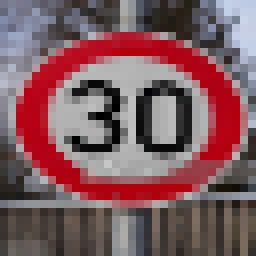
#> input picture testSigns/1.jpg, 32 x 32 px, found by its file name (shown 8 times larger); its folder holds only this picture in this run
$ jupyter execute --allow-errors Traffic_Sign_Classifier.ipynb   (shell and % lines are left out)
#> lines starting #> are read from the running program, lines starting #| are printed output that depends on the picture
# Self-Driving Car Engineer Nanodegree

## Deep Learning

## Project: Build a Traffic Sign Recognition Classifier

In this notebook, a template is provided for you to implement your functionality in stages, which is required to successfully complete this project. If additional code is required that cannot be included in the notebook, be sure that the Python code is successfully imported and included in your submission if necessary.

> **Note**: Once you have completed all of the code implementations, you need to finalize your work by exporting the iPython Notebook as an HTML document. Before exporting the notebook to html, all of the code cells need to have been run so that reviewers can see the final implementation and output. You can then export the notebook by using the menu above and navigating to  \n",
    "**File -> Download as -> HTML (.html)**. Include the finished document along with this notebook as your submission.

In addition to implementing code, there is a writeup to complete. The writeup should be completed in a separate file, which can be either a markdown file or a pdf document. There is a [write up template](https://github.com/udacity/CarND-Traffic-Sign-Classifier-Project/blob/master/writeup_template.md) that can be used to guide the writing process. Completing the code template and writeup template will cover all of the [rubric points](https://review.udacity.com/#!/rubrics/481/view) for this project.

The [rubric](https://review.udacity.com/#!/rubrics/481/view) contains "Stand Out Suggestions" for enhancing the project beyond the minimum requirements. The stand out suggestions are optional. If you decide to pursue the "stand out suggestions", you can include the code in this Ipython notebook and also discuss the results in the writeup file.

>**Note:** Code and Markdown cells can be executed using the **Shift + Enter** keyboard shortcut. In addition, Markdown cells can be edited by typically double-clicking the cell to enter edit mode.

---
## Step 0: Load The Data

[cell 1]
# Load pickled data
import pickle

training_file = '/home/andi/Desktop/TrafficSignClassifier/traffic-signs-data/train.p'
validation_file= '/home/andi/Desktop/TrafficSignClassifier/traffic-signs-data/valid.p'
testing_file =  '/home/andi/Desktop/TrafficSignClassifier/traffic-signs-data/test.p'

#> (the rest of this cell did not finish here and is left out)

---

## Step 1: Dataset Summary & Exploration

The pickled data is a dictionary with 4 key/value pairs:

- `'features'` is a 4D array containing raw pixel data of the traffic sign images, (num examples, width, height, channels).
- `'labels'` is a 1D array containing the label/class id of the traffic sign. The file `signnames.csv` contains id -> name mappings for each id.
- `'sizes'` is a list containing tuples, (width, height) representing the original width and height the image.
- `'coords'` is a list containing tuples, (x1, y1, x2, y2) representing coordinates of a bounding box around the sign in the image. **THESE COORDINATES ASSUME THE ORIGINAL IMAGE. THE PICKLED DATA CONTAINS RESIZED VERSIONS (32 by 32) OF THESE IMAGES**

Complete the basic data summary below. Use python, numpy and/or pandas methods to calculate the data summary rather than hard coding the results. For example, the [pandas shape method](http://pandas.pydata.org/pandas-docs/stable/generated/pandas.DataFrame.shape.html) might be useful for calculating some of the summary results.

### Provide a Basic Summary of the Data Set Using Python, Numpy and/or Pandas

#> (a cell that did not finish here is left out)

### Include an exploratory visualization of the dataset

Visualize the German Traffic Signs Dataset using the pickled file(s). This is open ended, suggestions include: plotting traffic sign images, plotting the count of each sign, etc.

The [Matplotlib](http://matplotlib.org/) [examples](http://matplotlib.org/examples/index.html) and [gallery](http://matplotlib.org/gallery.html) pages are a great resource for doing visualizations in Python.

**NOTE:** It's recommended you start with something simple first. If you wish to do more, come back to it after you've completed the rest of the sections. It can be interesting to look at the distribution of classes in the training, validation and test set. Is the distribution the same? Are there more examples of some classes than others?

[cell 3]
### Data exploration visualization code goes here.
### Feel free to use as many code cells as needed.
import matplotlib.pyplot as plt
# Visualizations will be shown in the notebook.

# visualise some examples
# plt.imshow(X_train[0].squeeze())


#> (the rest of this cell did not finish here and is left out)

----

## Step 2: Design and Test a Model Architecture

Design and implement a deep learning model that learns to recognize traffic signs. Train and test your model on the [German Traffic Sign Dataset](http://benchmark.ini.rub.de/?section=gtsrb&subsection=dataset).

The LeNet-5 implementation shown in the [classroom](https://classroom.udacity.com/nanodegrees/nd013/parts/fbf77062-5703-404e-b60c-95b78b2f3f9e/modules/6df7ae49-c61c-4bb2-a23e-6527e69209ec/lessons/601ae704-1035-4287-8b11-e2c2716217ad/concepts/d4aca031-508f-4e0b-b493-e7b706120f81) at the end of the CNN lesson is a solid starting point. You'll have to change the number of classes and possibly the preprocessing, but aside from that it's plug and play!

With the LeNet-5 solution from the lecture, you should expect a validation set accuracy of about 0.89. To meet specifications, the validation set accuracy will need to be at least 0.93. It is possible to get an even higher accuracy, but 0.93 is the minimum for a successful project submission.

There are various aspects to consider when thinking about this problem:

- Neural network architecture (is the network over or underfitting?)
- Play around preprocessing techniques (normalization, rgb to grayscale, etc)
- Number of examples per label (some have more than others).
- Generate fake data.

Here is an example of a [published baseline model on this problem](http://yann.lecun.com/exdb/publis/pdf/sermanet-ijcnn-11.pdf). It's not required to be familiar with the approach used in the paper but, it's good practice to try to read papers like these.

### Pre-process the Data Set (normalization, grayscale, etc.)

Minimally, the image data should be normalized so that the data has mean zero and equal variance. For image data, `(pixel - 128)/ 128` is a quick way to approximately normalize the data and can be used in this project.

Other pre-processing steps are optional. You can try different techniques to see if it improves performance.

Use the code cell (or multiple code cells, if necessary) to implement the first step of your project.

[cell 4]
### Preprocess the data here. It is required to normalize the data. Other preprocessing steps could include
### converting to grayscale, etc.
### Feel free to use as many code cells as needed.
import numpy as np
from scipy import ndimage
import random
import cv2

def normalize(image):
    return (image-128)*1. / 128

def grayscale(image):
    R = image[:,:,0]
    G = image[:,:,1]
    B = image[:,:,2]
    return R * 299. / 1000 + G * 587. / 1000 + B * 114. / 1000

# randomly shift the image in the shift-range on X and Y axis.
# I've experimented with different values for these, but given the
# small scale of the image, larger shifts result in dramatic losses of accuracy
# [63 lines left out: functions shift_augmentation, augmentationPipeline, not called in this run]

def processPipeline(data):
    output = data.copy()
    for image in output:
        image = grayscale(image)
        image = cv2.equalizeHist(image.astype(np.uint8))
        image = normalize(image)
    return output

# [13 lines of commented-out code are left out]

### Model Architecture

[cell 5]
### Define your architecture here.
### Feel free to use as many code cells as needed.
from tensorflow.contrib.layers import flatten

# the arhitecture used was initially coppied from the LeNet lab sollution.
# small alterations include advised avg_pool instead of max_pool and dropout


# [56 lines left out: function trafficSignClassifier, not called in this run]

### Train, Validate and Test the Model

A validation set can be used to assess how well the model is performing. A low accuracy on the training and validation
sets imply underfitting. A high accuracy on the training set but low accuracy on the validation set implies overfitting.

[cell 6]
### Train your model here.
### Calculate and report the accuracy on the training and validation set.
### Once a final model architecture is selected,
### the accuracy on the test set should be calculated and reported as well.
### Feel free to use as many code cells as needed.
import tensorflow as tf
from sklearn.utils import shuffle
from numpy import newaxis

EPOCHS = 25
BATCH_SIZE = 150

#> (the rest of this cell did not finish here and is left out)

---

## Step 3: Test a Model on New Images

To give yourself more insight into how your model is working, download at least five pictures of German traffic signs from the web and use your model to predict the traffic sign type.

You may find `signnames.csv` useful as it contains mappings from the class id (integer) to the actual sign name.

### Load and Output the Images

[cell 7]
### Load the images and plot them here.
### Feel free to use as many code cells as needed.
import os
import cv2


testSignsPath = '/home/andi/Desktop/TrafficSignClassifier/CarND-Traffic-Sign-Classifier-Project/testSigns/'
testSigns = os.listdir(testSignsPath)

testImages=[]
imageNames = []
# read images and resize them
for image in testSigns:
        imageNames.append(image)
        img = cv2.imread(str(testSignsPath+image))
#> img is the input picture: shape (32, 32, 3); mean B, G, R 95.2, 90.1, 126.7
        img = cv2.resize(img, (32,32))
        testImages.append(img)

# apply processing pipeline to the images
testImages = np.array(testImages)
testImages = processPipeline(testImages)
#> the loop in processPipeline, `for image in output:` made 1 pass
#> pass 1, in grayscale, `R = image[:,:,0]`:
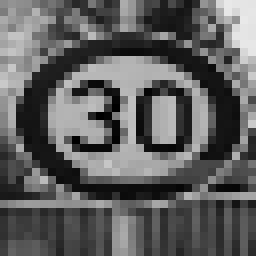
#> R: shape (32, 32) (shown 8 times larger); min 0, max 233, mean 95.2
#> pass 1, in grayscale, `G = image[:,:,1]`:
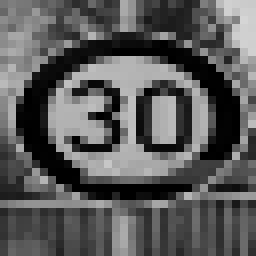
#> G: shape (32, 32) (shown 8 times larger); min 0, max 213, mean 90.1
#> pass 1, in grayscale, `B = image[:,:,2]`:
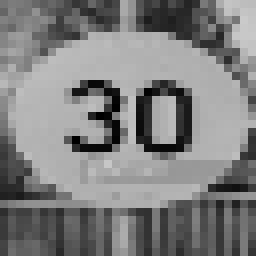
#> B: shape (32, 32) (shown 8 times larger); min 0, max 202, mean 126.7
print(testImages.shape)
#| (1, 32, 32, 3)

$ run again, on testSigns/5.jpg
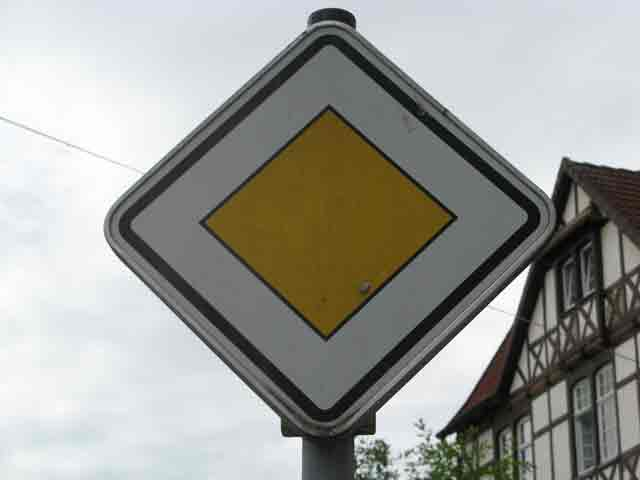
#> input picture testSigns/5.jpg, 640 x 480 px, found by its file name
#> img is the input picture: shape (480, 640, 3); mean B, G, R 152.3, 157.5, 157
#> img: shape (32, 32, 3)
#> the loop in processPipeline, `for image in output:` made 1 pass
#> pass 1, in grayscale, `R = image[:,:,0]`:
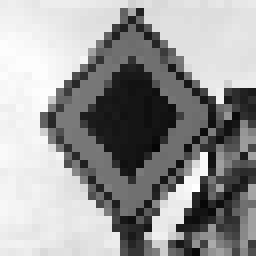
#> R: shape (32, 32) (shown 8 times larger); min 5, max 255, mean 152.8
#> pass 1, in grayscale, `B = image[:,:,2]`:
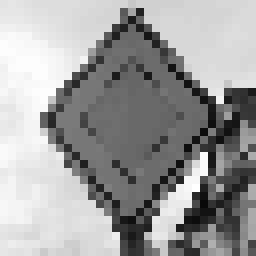
#> B: shape (32, 32) (shown 8 times larger); min 9, max 255, mean 157.7
#| (1, 32, 32, 3)

$ run again, on testSigns/7.png
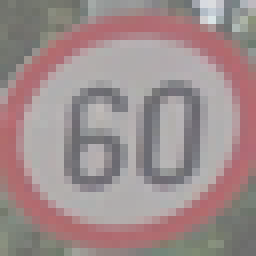
#> input picture testSigns/7.png, 32 x 32 px, found by its file name (shown 8 times larger)
#> img is the input picture: shape (32, 32, 3); mean B, G, R 141.1, 140.8, 158.3
#> the loop in processPipeline, `for image in output:` made 1 pass
#> pass 1, in grayscale, `R = image[:,:,0]`:
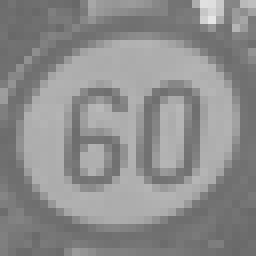
#> R: shape (32, 32) (shown 8 times larger); min 104, max 230, mean 141.1
#> pass 1, in grayscale, `B = image[:,:,2]`:
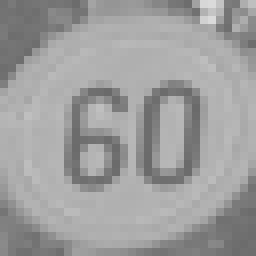
#> B: shape (32, 32) (shown 8 times larger); min 106, max 218, mean 158.3
#| (1, 32, 32, 3)
